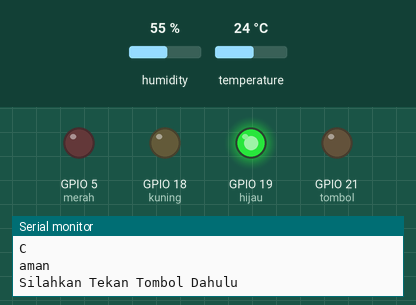
Recording of a sketch running on a simulated ESP32. Parts: output pins drawn as LEDs (lit = HIGH), the last lines printed to the serial monitor. The inputs (shaded band) are chosen by the test bench; at power-on: temperature 24 °C, humidity 55 %.

Above: at 15.8 s.
15.9 s: temperature set to 36 °C
27.1 s: temperature set to 39 °C
At 31.1 s:
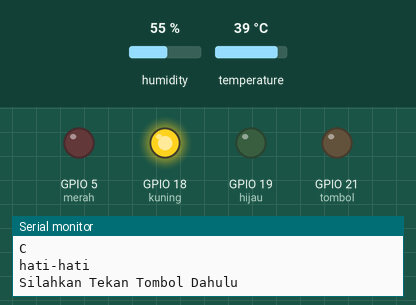
41.1 s: temperature set to 12 °C
At 49.0 s:
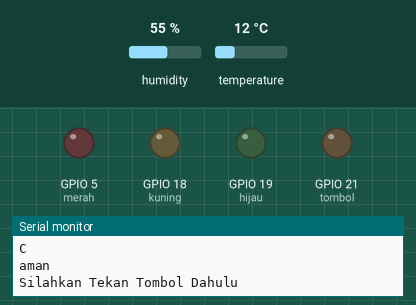
54.1 s: temperature set to 41 °C
At 61.5 s:
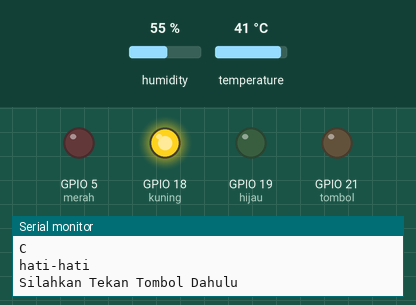
Timing chart, 0 to 69.1 s (numbered marks = the images above; inputs shaded):
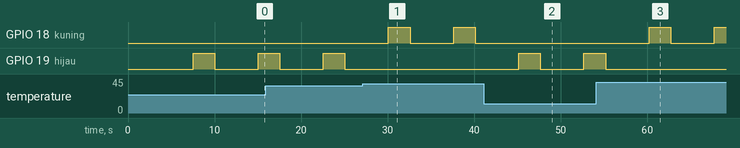

The sketch:

sketch_suhuoct28a.ino
```cpp
#include <DHT.h>
#define DHTpin 4  //pin dht saya di esp32
#define DHTtipe DHT11 //tipe dht saya

DHT dhtSuhu(DHTpin, DHTtipe);

//pin
const int merah = 5; //esp32 pin merah
const int kuning = 18; //esp32 pin kuning
const int hijau = 19; //esp32 pin hijau
const int tombol = 21;

//status
int mydhtsuhu = LOW;

String aman = String("aman");
String hatihati = String("hati-hati");
String bahaya = String("bahaya");

void setup() {
  // put your setup code here, to run once:
  Serial.begin(10000);

  dhtSuhu.begin();
  pinMode(merah, OUTPUT);
  pinMode(kuning, OUTPUT);
  pinMode(hijau, OUTPUT);
  pinMode(tombol, OUTPUT);

}

void loop() {
  // put your main code here, to run repeatedly:

  if(mydhtsuhu == HIGH){
    Serial.println("Program Pendeteksi Suhu: ");
    if(digitalRead(tombol) == LOW){
      mydhtsuhu = LOW;
      delay(2500);
    }
    unsigned long temperature = dhtSuhu.readTemperature();
    if( isnan(temperature)){
      Serial.println("MAAF DHT RUSAK!");
    }
    Serial.println("Suhu berada pada : ");
    Serial.println(temperature);
    Serial.println("C\n");
    if(temperature<=37){
      Serial.println(aman);
      digitalWrite(merah,LOW);
      digitalWrite(kuning,LOW);
      digitalWrite(hijau,HIGH);
    }else if(temperature>37 && temperature<=50){
      Serial.println(hatihati);
      digitalWrite(merah,LOW);
      digitalWrite(kuning,HIGH);
      digitalWrite(hijau,LOW);
    }else{
      Serial.println(bahaya);
      digitalWrite(merah,HIGH);
      digitalWrite(kuning,LOW);
      digitalWrite(hijau,LOW);
    }
  }else{
    Serial.println("Silahkan Tekan Tombol Dahulu");
    if(digitalRead(tombol) == LOW){
      mydhtsuhu = HIGH;
      delay(2500);
    }
      digitalWrite(merah,LOW);
      digitalWrite(kuning,LOW);
      digitalWrite(hijau,LOW);
      delay(2500);
  }
}
```

Measured:
- the behaviour switches between 37 and 38 °C on temperature (found by bisection; images 0 and 1)
- after the input at 27.1 s, GPIO 18 (kuning): alternates HIGH for 2.5 s and LOW for 5.0 s, starting after 3.0 s; GPIO 19 (hijau): stops changing and stays LOW
- after the input at 41.1 s, GPIO 18 (kuning): stays LOW (without the input it goes to HIGH after 4.1 s); GPIO 19 (hijau): LOW → HIGH after 4.1 s, → LOW 2.5 s later, → HIGH 5.0 s later
- after the input at 54.1 s, GPIO 18 (kuning): LOW → HIGH after 6.1 s, → LOW 2.5 s later, → HIGH 5.0 s later; GPIO 19 (hijau): goes on until 55.2 s, then stays LOW
